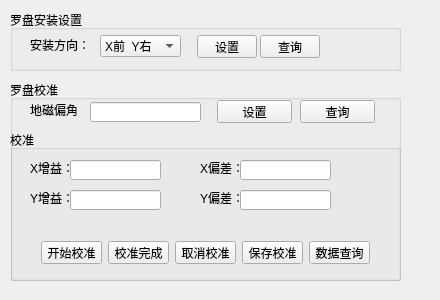
<?xml version="1.0" encoding="UTF-8"?>
<ui version="4.0">
 <class>multiHMCsetWidget</class>
 <widget class="QWidget" name="multiHMCsetWidget">
  <property name="geometry">
   <rect>
    <x>0</x>
    <y>0</y>
    <width>440</width>
    <height>300</height>
   </rect>
  </property>
  <property name="windowTitle">
   <string>Form</string>
  </property>
  <widget class="QGroupBox" name="groupBox_46">
   <property name="geometry">
    <rect>
     <x>10</x>
     <y>80</y>
     <width>391</width>
     <height>201</height>
    </rect>
   </property>
   <property name="title">
    <string>罗盘校准</string>
   </property>
   <widget class="QLabel" name="label_82">
    <property name="geometry">
     <rect>
      <x>20</x>
      <y>22</y>
      <width>48</width>
      <height>16</height>
     </rect>
    </property>
    <property name="text">
     <string>地磁偏角</string>
    </property>
   </widget>
   <widget class="QLineEdit" name="lineEdit_PSIOFF">
    <property name="geometry">
     <rect>
      <x>80</x>
      <y>22</y>
      <width>111</width>
      <height>20</height>
     </rect>
    </property>
   </widget>
   <widget class="QGroupBox" name="groupBox_48">
    <property name="geometry">
     <rect>
      <x>0</x>
      <y>50</y>
      <width>391</width>
      <height>151</height>
     </rect>
    </property>
    <property name="title">
     <string>校准</string>
    </property>
    <widget class="QPushButton" name="pushButton_CALSTART">
     <property name="geometry">
      <rect>
       <x>31</x>
       <y>111</y>
       <width>61</width>
       <height>23</height>
      </rect>
     </property>
     <property name="text">
      <string>开始校准</string>
     </property>
    </widget>
    <widget class="QPushButton" name="pushButton_CALEND">
     <property name="geometry">
      <rect>
       <x>98</x>
       <y>111</y>
       <width>61</width>
       <height>23</height>
      </rect>
     </property>
     <property name="text">
      <string>校准完成</string>
     </property>
    </widget>
    <widget class="QPushButton" name="pushButton_CALASK">
     <property name="geometry">
      <rect>
       <x>299</x>
       <y>111</y>
       <width>61</width>
       <height>23</height>
      </rect>
     </property>
     <property name="text">
      <string>数据查询</string>
     </property>
    </widget>
    <widget class="QPushButton" name="pushButton_CALSTOP">
     <property name="geometry">
      <rect>
       <x>165</x>
       <y>111</y>
       <width>61</width>
       <height>23</height>
      </rect>
     </property>
     <property name="text">
      <string>取消校准</string>
     </property>
    </widget>
    <widget class="QLabel" name="label_22">
     <property name="geometry">
      <rect>
       <x>20</x>
       <y>30</y>
       <width>41</width>
       <height>16</height>
      </rect>
     </property>
     <property name="text">
      <string>X增益：</string>
     </property>
    </widget>
    <widget class="QLineEdit" name="lineEdit_KX">
     <property name="geometry">
      <rect>
       <x>60</x>
       <y>30</y>
       <width>91</width>
       <height>20</height>
      </rect>
     </property>
    </widget>
    <widget class="QLabel" name="label_25">
     <property name="geometry">
      <rect>
       <x>20</x>
       <y>60</y>
       <width>41</width>
       <height>16</height>
      </rect>
     </property>
     <property name="text">
      <string>Y增益：</string>
     </property>
    </widget>
    <widget class="QLineEdit" name="lineEdit_KY">
     <property name="geometry">
      <rect>
       <x>60</x>
       <y>60</y>
       <width>91</width>
       <height>20</height>
      </rect>
     </property>
    </widget>
    <widget class="QLabel" name="label_26">
     <property name="geometry">
      <rect>
       <x>190</x>
       <y>30</y>
       <width>41</width>
       <height>16</height>
      </rect>
     </property>
     <property name="text">
      <string>X偏差：</string>
     </property>
    </widget>
    <widget class="QLineEdit" name="lineEdit_BX">
     <property name="geometry">
      <rect>
       <x>230</x>
       <y>30</y>
       <width>91</width>
       <height>20</height>
      </rect>
     </property>
    </widget>
    <widget class="QLabel" name="label_27">
     <property name="geometry">
      <rect>
       <x>190</x>
       <y>60</y>
       <width>41</width>
       <height>16</height>
      </rect>
     </property>
     <property name="text">
      <string>Y偏差：</string>
     </property>
    </widget>
    <widget class="QLineEdit" name="lineEdit_BY">
     <property name="geometry">
      <rect>
       <x>230</x>
       <y>60</y>
       <width>91</width>
       <height>20</height>
      </rect>
     </property>
    </widget>
    <widget class="QPushButton" name="pushButton_CALSave">
     <property name="geometry">
      <rect>
       <x>232</x>
       <y>111</y>
       <width>61</width>
       <height>23</height>
      </rect>
     </property>
     <property name="text">
      <string>保存校准</string>
     </property>
    </widget>
   </widget>
   <widget class="QPushButton" name="pushButton_PSIOFFASK">
    <property name="geometry">
     <rect>
      <x>290</x>
      <y>20</y>
      <width>75</width>
      <height>23</height>
     </rect>
    </property>
    <property name="text">
     <string>查询</string>
    </property>
   </widget>
   <widget class="QPushButton" name="pushButton_PSIOFFSET">
    <property name="geometry">
     <rect>
      <x>207</x>
      <y>20</y>
      <width>75</width>
      <height>23</height>
     </rect>
    </property>
    <property name="text">
     <string>设置</string>
    </property>
   </widget>
  </widget>
  <widget class="QGroupBox" name="groupBox">
   <property name="geometry">
    <rect>
     <x>10</x>
     <y>10</y>
     <width>391</width>
     <height>61</height>
    </rect>
   </property>
   <property name="title">
    <string>罗盘安装设置</string>
   </property>
   <widget class="QLabel" name="label_83">
    <property name="geometry">
     <rect>
      <x>20</x>
      <y>27</y>
      <width>61</width>
      <height>16</height>
     </rect>
    </property>
    <property name="text">
     <string>安装方向：</string>
    </property>
   </widget>
   <widget class="QComboBox" name="comboBox_HMCDIR">
    <property name="geometry">
     <rect>
      <x>90</x>
      <y>25</y>
      <width>81</width>
      <height>22</height>
     </rect>
    </property>
    <item>
     <property name="text">
      <string>X前  Y右</string>
     </property>
    </item>
    <item>
     <property name="text">
      <string>X前  Y左</string>
     </property>
    </item>
    <item>
     <property name="text">
      <string>X后  Y右</string>
     </property>
    </item>
    <item>
     <property name="text">
      <string>X后  Y左</string>
     </property>
    </item>
    <item>
     <property name="text">
      <string>X右  Y前</string>
     </property>
    </item>
    <item>
     <property name="text">
      <string>X左  Y前</string>
     </property>
    </item>
    <item>
     <property name="text">
      <string>X右  Y后</string>
     </property>
    </item>
    <item>
     <property name="text">
      <string>X左  Y后</string>
     </property>
    </item>
   </widget>
   <widget class="QPushButton" name="pushButton_HMCdir_Ask">
    <property name="geometry">
     <rect>
      <x>250</x>
      <y>25</y>
      <width>60</width>
      <height>23</height>
     </rect>
    </property>
    <property name="text">
     <string>查询</string>
    </property>
   </widget>
   <widget class="QPushButton" name="pushButton_HMCdir_Set">
    <property name="geometry">
     <rect>
      <x>187</x>
      <y>25</y>
      <width>60</width>
      <height>23</height>
     </rect>
    </property>
    <property name="text">
     <string>设置</string>
    </property>
   </widget>
  </widget>
 </widget>
 <resources/>
 <connections/>
</ui>
